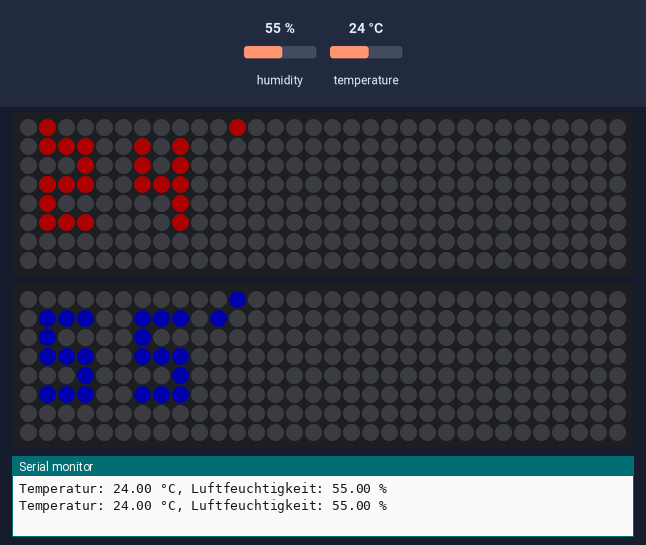
A sketch run on a simulated ESP32. Shown: 2 × 32×8 RGB LED matrix (first LED top left, wired row by row), the last lines printed to the serial monitor. Inputs (shaded band) come from the test bench; at power-on: humidity 55 %, temperature 24 °C. Dim RGB values are drawn brighter than linear.

Above: at 2.8 s.
2.9 s: humidity set to 22 %
At 4.4 s:
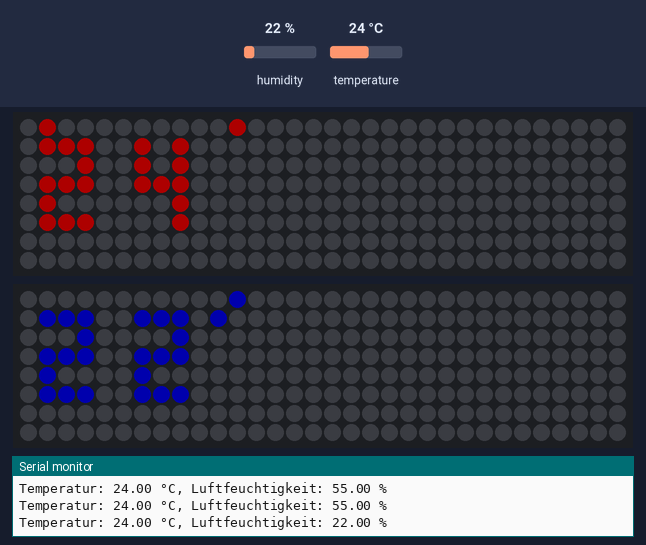
5.6 s: temperature set to 12 °C
At 6.7 s:
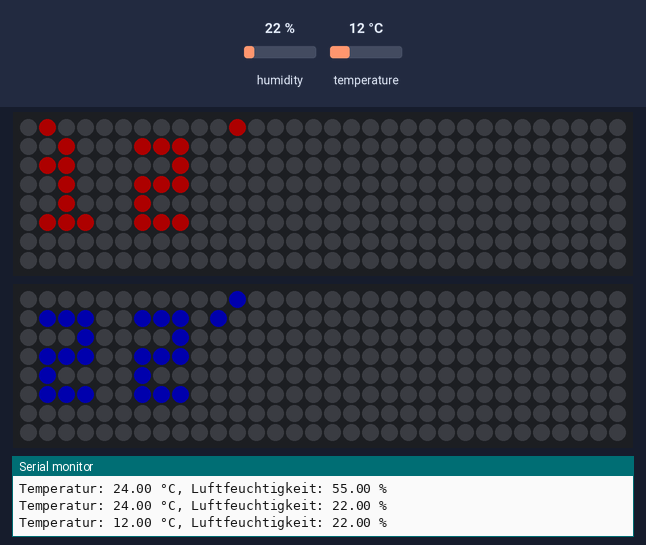
8.3 s: humidity set to 40 %
At 11.3 s:
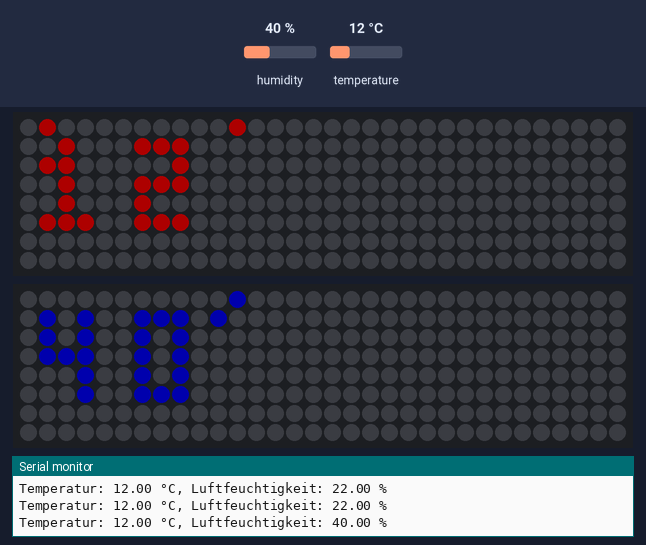
11.6 s: temperature set to 19 °C
At 12.4 s:
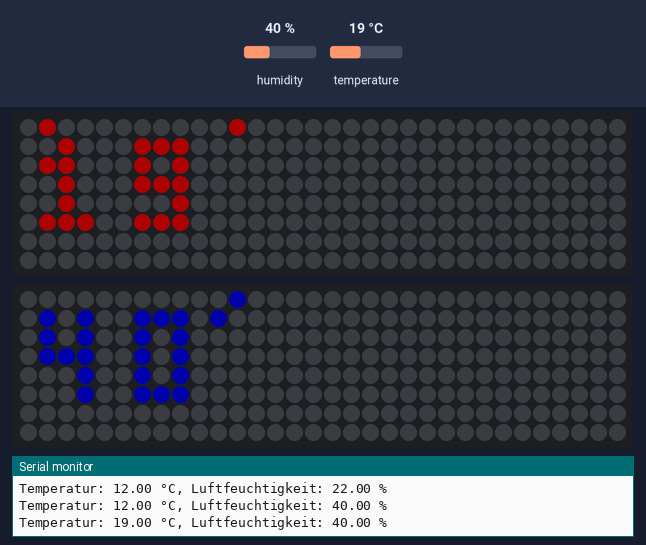
Timing chart, 0 to 14.6 s (numbered marks = the images above; inputs shaded):
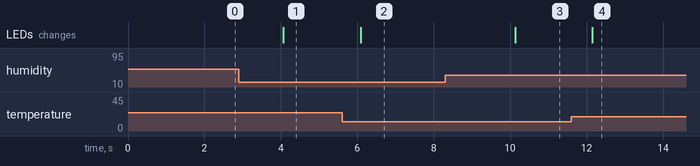

The sketch:

LED-Panel-Fastled-test.ino
```cpp
#include <FastLED.h>
#include <LEDMatrix.h>
#include <DHT.h>

#define WIDTH        32
#define HEIGHT       8
#define CHIPSET      WS2812B
#define COLOR_ORDER  GRB
#define BRIGHTNESS   50

#define TEMP_PIN     26
#define HUM_PIN      25

#define DHTPIN       14
#define DHTTYPE      DHT22
DHT dht(DHTPIN, DHTTYPE);

// Matrix-Buffer
CRGB ledsTemp[WIDTH * HEIGHT];
CRGB ledsHum[WIDTH * HEIGHT];

// Zahlendarstellung 3x5 Pixel
const byte digits[10][5] = {
  {0b111, 0b101, 0b101, 0b101, 0b111}, // 0
  {0b010, 0b110, 0b010, 0b010, 0b111}, // 1
  {0b111, 0b001, 0b111, 0b100, 0b111}, // 2
  {0b111, 0b001, 0b111, 0b001, 0b111}, // 3
  {0b101, 0b101, 0b111, 0b001, 0b001}, // 4
  {0b111, 0b100, 0b111, 0b001, 0b111}, // 5
  {0b111, 0b100, 0b111, 0b101, 0b111}, // 6
  {0b111, 0b001, 0b010, 0b100, 0b100}, // 7
  {0b111, 0b101, 0b111, 0b101, 0b111}, // 8
  {0b111, 0b101, 0b111, 0b001, 0b111}  // 9
};

// Zeichenfunktion: 1 Ziffer
void drawDigit(CRGB* leds, int digit, int xOffset, int yOffset, CRGB color) {
  for (int y = 0; y < 5; y++) {
    for (int x = 0; x < 3; x++) {
      if (digits[digit][y] & (1 << (2 - x))) {
        leds[(y + yOffset) * WIDTH + (x + xOffset)] = color;
      }
    }
  }
}

// Löscht den Puffer
void clearLeds(CRGB* leds) {
  for (int i = 0; i < WIDTH * HEIGHT; i++) {
    leds[i] = CRGB::Black;
  }
}

// Anzeige: Zwei Ziffern + ° oder %
void showValue(CRGB* leds, int value, bool isTemp) {
  clearLeds(leds);

  int v1 = value / 10;
  int v2 = value % 10;

  drawDigit(leds, v1, 1, 1, isTemp ? CRGB::Red : CRGB::Blue);
  drawDigit(leds, v2, 6, 1, isTemp ? CRGB::Red : CRGB::Blue);  // Abstand verbessert

  // Symbole setzen
  if (isTemp) {
    leds[1] = CRGB::Red;
    leds[WIDTH * 0 + 11] = CRGB::Red;  // ° weiter rechts
  } else {
    leds[WIDTH * 0 + 11] = CRGB::Blue; // % Punkt
    leds[WIDTH * 1 + 10] = CRGB::Blue;
  }
}


void setup() {
  Serial.begin(9600);
  dht.begin();

  FastLED.addLeds<CHIPSET, TEMP_PIN, COLOR_ORDER>(ledsTemp, WIDTH * HEIGHT);
  FastLED.addLeds<CHIPSET, HUM_PIN, COLOR_ORDER>(ledsHum, WIDTH * HEIGHT);
  FastLED.setBrightness(BRIGHTNESS);
}

void loop() {
  float temp = dht.readTemperature();
  float hum = dht.readHumidity();

  if (isnan(temp) || isnan(hum)) {
    Serial.println("Sensorfehler!");
    return;
  }

  Serial.print("Temperatur: ");
  Serial.print(temp);
  Serial.print(" °C, Luftfeuchtigkeit: ");
  Serial.print(hum);
  Serial.println(" %");

  showValue(ledsTemp, (int)temp, true);
  showValue(ledsHum, (int)hum, false);

  FastLED.show();
  delay(2000);
}
```

Measured:
- after the input at 2.9 s, the LEDs: change after 1.2 s (image 1)
- after the input at 5.6 s, the LEDs: change after 0.48 s (image 2)
- after the input at 8.3 s, the LEDs: change after 1.8 s (image 3)
- after the input at 11.6 s, the LEDs: change after 0.55 s (image 4)
